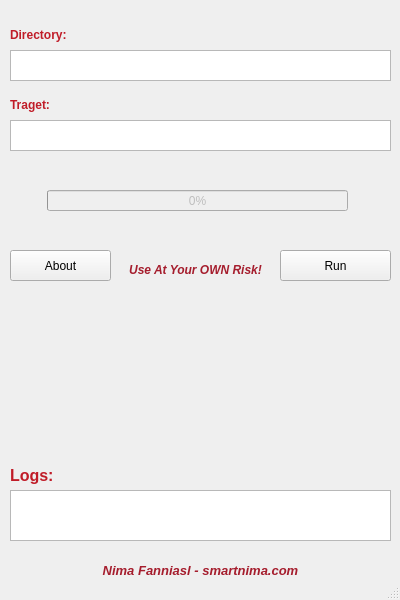
<?xml version="1.0" encoding="UTF-8"?>
<ui version="4.0">
 <class>mainWindow</class>
 <widget class="QMainWindow" name="mainWindow">
  <property name="enabled">
   <bool>true</bool>
  </property>
  <property name="geometry">
   <rect>
    <x>0</x>
    <y>0</y>
    <width>400</width>
    <height>600</height>
   </rect>
  </property>
  <property name="font">
   <font>
    <weight>50</weight>
    <bold>false</bold>
   </font>
  </property>
  <property name="windowTitle">
   <string>MainWindow</string>
  </property>
  <widget class="QWidget" name="centralwidget">
   <widget class="QTextEdit" name="Addr_2">
    <property name="geometry">
     <rect>
      <x>10</x>
      <y>120</y>
      <width>381</width>
      <height>31</height>
     </rect>
    </property>
    <property name="font">
     <font>
      <pointsize>11</pointsize>
      <weight>75</weight>
      <bold>true</bold>
     </font>
    </property>
   </widget>
   <widget class="QPushButton" name="Run">
    <property name="geometry">
     <rect>
      <x>280</x>
      <y>250</y>
      <width>111</width>
      <height>31</height>
     </rect>
    </property>
    <property name="text">
     <string>Run</string>
    </property>
   </widget>
   <widget class="QTextBrowser" name="Log">
    <property name="geometry">
     <rect>
      <x>10</x>
      <y>490</y>
      <width>381</width>
      <height>51</height>
     </rect>
    </property>
   </widget>
   <widget class="QLabel" name="descriptionbox">
    <property name="geometry">
     <rect>
      <x>10</x>
      <y>20</y>
      <width>205</width>
      <height>31</height>
     </rect>
    </property>
    <property name="text">
     <string>&lt;html&gt;&lt;head/&gt;&lt;body&gt;&lt;p&gt;&lt;span style=&quot; font-weight:600; color:#c01c28;&quot;&gt;Directory:&lt;/span&gt;&lt;/p&gt;&lt;/body&gt;&lt;/html&gt;</string>
    </property>
    <property name="textFormat">
     <enum>Qt::RichText</enum>
    </property>
    <property name="wordWrap">
     <bool>true</bool>
    </property>
    <property name="openExternalLinks">
     <bool>true</bool>
    </property>
   </widget>
   <widget class="QLabel" name="descriptionbox_3">
    <property name="geometry">
     <rect>
      <x>10</x>
      <y>90</y>
      <width>205</width>
      <height>31</height>
     </rect>
    </property>
    <property name="text">
     <string>&lt;html&gt;&lt;head/&gt;&lt;body&gt;&lt;p&gt;&lt;span style=&quot; font-weight:600; color:#c01c28;&quot;&gt;Traget:&lt;/span&gt;&lt;/p&gt;&lt;/body&gt;&lt;/html&gt;</string>
    </property>
    <property name="textFormat">
     <enum>Qt::RichText</enum>
    </property>
    <property name="wordWrap">
     <bool>true</bool>
    </property>
    <property name="openExternalLinks">
     <bool>true</bool>
    </property>
   </widget>
   <widget class="QLabel" name="descriptionbox_4">
    <property name="geometry">
     <rect>
      <x>10</x>
      <y>460</y>
      <width>51</width>
      <height>31</height>
     </rect>
    </property>
    <property name="text">
     <string>&lt;html&gt;&lt;head/&gt;&lt;body&gt;&lt;p&gt;&lt;span style=&quot; font-size:12pt; font-weight:600; color:#c01c28;&quot;&gt;Logs:&lt;/span&gt;&lt;/p&gt;&lt;/body&gt;&lt;/html&gt;</string>
    </property>
    <property name="textFormat">
     <enum>Qt::RichText</enum>
    </property>
    <property name="wordWrap">
     <bool>true</bool>
    </property>
    <property name="openExternalLinks">
     <bool>true</bool>
    </property>
   </widget>
   <widget class="QLabel" name="descriptionbox_2">
    <property name="geometry">
     <rect>
      <x>120</x>
      <y>240</y>
      <width>151</width>
      <height>61</height>
     </rect>
    </property>
    <property name="text">
     <string>&lt;html&gt;&lt;head/&gt;&lt;body&gt;&lt;p align=&quot;center&quot;&gt;&lt;span style=&quot; font-weight:600; font-style:italic; color:#a51d2d;&quot;&gt;Use At Your OWN Risk!&lt;/span&gt;&lt;/p&gt;&lt;/body&gt;&lt;/html&gt;</string>
    </property>
    <property name="textFormat">
     <enum>Qt::RichText</enum>
    </property>
    <property name="wordWrap">
     <bool>true</bool>
    </property>
    <property name="openExternalLinks">
     <bool>true</bool>
    </property>
   </widget>
   <widget class="QLabel" name="descriptionbox_5">
    <property name="geometry">
     <rect>
      <x>0</x>
      <y>540</y>
      <width>401</width>
      <height>61</height>
     </rect>
    </property>
    <property name="text">
     <string>&lt;html&gt;&lt;head/&gt;&lt;body&gt;&lt;p align=&quot;center&quot;&gt;&lt;span style=&quot; font-size:10pt; font-weight:600; font-style:italic; color:#a51d2d;&quot;&gt;Nima Fanniasl - smartnima.com&lt;/span&gt;&lt;/p&gt;&lt;/body&gt;&lt;/html&gt;</string>
    </property>
    <property name="textFormat">
     <enum>Qt::RichText</enum>
    </property>
    <property name="wordWrap">
     <bool>true</bool>
    </property>
    <property name="openExternalLinks">
     <bool>true</bool>
    </property>
   </widget>
   <widget class="QTextEdit" name="Addr_1">
    <property name="geometry">
     <rect>
      <x>10</x>
      <y>50</y>
      <width>381</width>
      <height>31</height>
     </rect>
    </property>
    <property name="font">
     <font>
      <pointsize>11</pointsize>
      <weight>75</weight>
      <bold>true</bold>
     </font>
    </property>
   </widget>
   <widget class="QProgressBar" name="progressBar">
    <property name="enabled">
     <bool>false</bool>
    </property>
    <property name="geometry">
     <rect>
      <x>47</x>
      <y>190</y>
      <width>301</width>
      <height>21</height>
     </rect>
    </property>
    <property name="value">
     <number>0</number>
    </property>
   </widget>
   <widget class="QPushButton" name="About">
    <property name="geometry">
     <rect>
      <x>10</x>
      <y>250</y>
      <width>101</width>
      <height>31</height>
     </rect>
    </property>
    <property name="text">
     <string>About</string>
    </property>
   </widget>
  </widget>
  <widget class="QStatusBar" name="statusbar"/>
 </widget>
 <resources/>
 <connections>
  <connection>
   <sender>Run</sender>
   <signal>released()</signal>
   <receiver>descriptionbox_3</receiver>
   <slot>close()</slot>
   <hints>
    <hint type="sourcelabel">
     <x>335</x>
     <y>265</y>
    </hint>
    <hint type="destinationlabel">
     <x>112</x>
     <y>105</y>
    </hint>
   </hints>
  </connection>
  <connection>
   <sender>About</sender>
   <signal>released()</signal>
   <receiver>mainWindow</receiver>
   <slot>update()</slot>
   <hints>
    <hint type="sourcelabel">
     <x>60</x>
     <y>265</y>
    </hint>
    <hint type="destinationlabel">
     <x>199</x>
     <y>299</y>
    </hint>
   </hints>
  </connection>
 </connections>
</ui>
